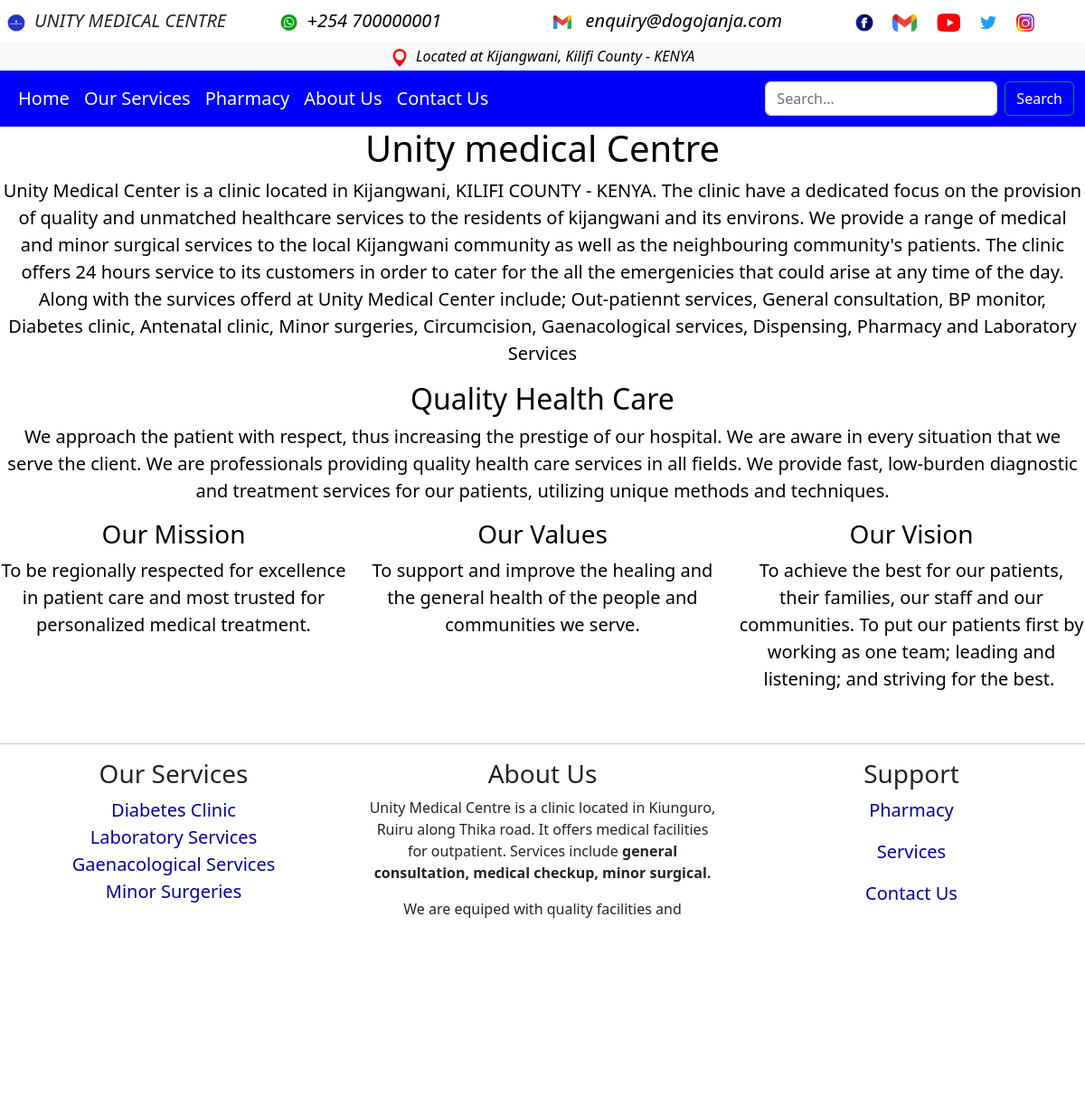
The page /about/ on the database its author committed.
### unitymed/models.py (models this page shows, shortened)
class SocialMediaLinks(models.Model):
    title = models.CharField(max_length=150)
    date = models.DateTimeField(auto_now_add=True)
    link = models.CharField(max_length=3000)
    image_url = models.TextField(blank=True)
    alt = models.CharField(max_length=100)
    image = models.ImageField(upload_to='media/', blank=True, null=True)
    class Meta:
        verbose_name_plural = 'Socila Media Links'

class AboutUs(models.Model):
    title = models.CharField(max_length=150)
    body = models.TextField(blank=True)
    class Meta:
        verbose_name_plural = 'About Us'

class Service(models.Model):
    title = models.CharField(max_length=100, unique=True)
    slug = models.CharField(max_length=150, unique=True)
    body = models.TextField(max_length=10000)
    keywords = models.TextField(max_length=1000)
    description = models.TextField(max_length=1000)
    image = models.ImageField(null=True, blank=True, upload_to="media/")
    date = models.DateTimeField(auto_now_add=True)
    class Meta:
        ordering = ['-date']

### unitymed/views.py (the view)
# urls.py: path('about/', views.about, name='about'),
def about(request):
    services = Service.objects.all()
    media_links = SocialMediaLinks.objects.all()
    aboutus = AboutUs.objects.filter()[:1].get()
    return render(request, 'unitymed/about.html', {'services':services, 'media_links':media_links, 'aboutus':aboutus})

### unitymed/templates/unitymed/about.html (shortened to what this page needs)
<!DOCTYPE html>
<html lang="en">
<head>
<link href="https://cdn.jsdelivr.net/npm/bootstrap@5.2.1/dist/css/bootstrap.min.css" rel="stylesheet">
</head>
<body>
{% include 'unitymed/navbar.html' %}
<h1 class="text-center" style="color:black;size:15px;">{{ aboutus.title }}</h1>
 {{ aboutus.body | safe }}
{% include 'unitymed/footer.html' %}
</body>
</html>

### unitymed/templates/unitymed/navbar.html (shortened to what this page needs)
<div>
  <div class="row fs-5 p-2">
    <div class="col-sm-3"><i><img src="/media/media/logo.png" class="rounded" style="vertical-align: middle;" height="20" alt="UMC"/>&nbsp;&nbsp;UNITY MEDICAL CENTRE</i></div>
    <div class="col-sm-3"><i><img src="/media/media/whatsapp.png" class="rounded" style="vertical-align: middle;" height="20" alt=""/>&nbsp;&nbsp;<a class="text-decoration-none" target="_blank" style="color:black;" href="https://api.whatsapp.com/send?phone=254700000001">+254 700000001</a></i></div>
    <div class="col-sm-3"><i><img src="/media/media/email.png" height="15" alt=""/> <a class="text-decoration-none" style="color:black;" href="mailto:enquiry@dogojanja.com">&nbsp;&nbsp;enquiry@dogojanja.com</a></i></div>
    <div class="col-sm-3 text-center">
      {% for item in media_links %}
      <i><a class="text-decoration-none" target="_blank" style="color:black;" href="{{ item.link }}">
      {% if item.image %}
         <img src="{{item.image.url}}" class="rounded" style="vertical-align: middle;" height="20" alt="{{item.alt}}"/>
      {% else %}
         <img src="{{item.image_url}}" class="rounded" style="vertical-align: middle;" height="20" alt="{{item.alt}}"/>
      {% endif %}
     </a></i>&nbsp;&nbsp;
      {% endfor %}
    </div>
  </div>
</div>
<div class="p-1 text-center bg-light">
  <a class="text-decoration-none" style="color:black;" target="_blank" href="https://www.bing.com/maps?FORM=Z9LH2&cp=-3.781251%7E39.832098&lvl=21.0&style=h"><i><img src="/media/media/map.png" class="rounded" style="vertical-align: middle;" height="20" alt="map"/>&nbsp;&nbsp;Located at Kijangwani, Kilifi County - KENYA</i></a>
</div>
<nav class="navbar navbar-expand-lg navbar-light fs-5" style="background-color:blue">
    <div class="container-fluid">
      <div class="collapse navbar-collapse" id="navbarSupportedContent">
        <ul class="navbar-nav me-auto mb-2 mb-lg-0">
          <li class="nav-item">
            <a class="nav-link active" aria-current="page" style="color:white" href="{% url 'index' %}">Home</a>
          </li>
          <li class="nav-item">
            <a class="nav-link active" aria-current="page" style="color:white" href="{% url 'services' %}">Our Services</a>
          </li>
          <li class="nav-item">
            <a class="nav-link" style="color:white" href="{% url 'pharmacy' %}" tabindex="-1" aria-disabled="true">Pharmacy</a>
          </li>
          <li class="nav-item">
            <a class="nav-link" style="color:white" href="{% url 'about' %}">About Us</a>
        </li>
        <li class="nav-item">
            <a class="nav-link" style="color:white" href="{% url 'contact' %}">Contact Us</a>
          </li>
        </ul>
        <form class="d-flex" method="GET" action="{% url 'search' %}">
          <input class="form-control me-2" type="search" name="q" placeholder="Search..." aria-label="Search">
          <button class="btn btn-outline-success" style="color:white" type="submit">Search</button>
        </form>
      </div>
    </div>
  </nav>

### unitymed/templates/unitymed/footer.html (shortened to what this page needs)
<br>
<hr>
<div class="row">
    <div class="col-sm-4 text-center fs-5">
        <h3>Our Services</h3>
      <ul class="list-unstyled">
        {% for service in services %}
        <li><a style="color:#0000A3" class="text-decoration-none" onMouseOver="this.style.color='#000000'"
            onMouseOut="this.style.color='#0000A3'" href="{% url 'service-detail' service.slug %}">{{service.title}}</a></li>
        {% endfor %}
     </ul>
    </div>
    <div class="col-sm-4 text-center">
        <h3>About Us</h3>
        <p>Unity Medical Centre is a clinic located in Kiunguro, Ruiru along Thika road.
            It offers medical facilities for outpatient. Services include <strong>general consultation,
            medical checkup, minor surgical.</strong>
         </p>
         <p>
            We are equiped with quality facilities and equipments.
            We have dedicated professionals to serve you at our medical centre. Do not hesitate to
            <a style="color:#0000A3" class="text-decoration-none" onMouseOver="this.style.color='#000000'"
            onMouseOut="this.style.color='#0000A3'" href="{% url 'contact' %}">contact us</a>
        </p>
    </div>
    <div class="col-sm-4 text-center fs-5">
        <h3>Support</h3>
        <ul class="list-unstyled">
          <li><a style="color:#0000A3" class="text-decoration-none" onMouseOver="this.style.color='#000000'"
              onMouseOut="this.style.color='#0000A3'" href="{% url 'pharmacy' %}">Pharmacy</a></li>
       </ul>
       <ul class="list-unstyled">
        <li><a style="color:#0000A3" class="text-decoration-none" onMouseOver="this.style.color='#000000'"
            onMouseOut="this.style.color='#0000A3'" href="{% url 'services' %}">Services</a></li>
     </ul>
     <ul class="list-unstyled">
        <li><a style="color:#0000A3" class="text-decoration-none" onMouseOver="this.style.color='#000000'"
            onMouseOut="this.style.color='#0000A3'" href="{% url 'contact' %}">Contact Us</a></li>
     </ul>
     <ul class="list-unstyled">
        <li><a style="color:#0000A3" class="text-decoration-none" onMouseOver="this.style.color='#000000'"
            onMouseOut="this.style.color='#0000A3'" href="{% url 'about' %}">About Us</a></li>
     </ul>
    </div>
</div>
<div class="container">
   <div class="text-center">
     {% for item in media_links %}
     <i><a class="text-decoration-none" target="_blank" style="color:black;" href="{{ item.link }}">
     {% if item.image %}
        <img src="{{item.image.url}}" class="rounded" style="vertical-align: middle;" height="40" alt="{{item.alt}}"/>
     {% else %}
        <img src="{{item.image_url}}" class="rounded" style="vertical-align: middle;" height="40" alt="{{item.alt}}"/>
     {% endif %}
    </a></i>&nbsp;&nbsp;
     {% endfor %}
   </div>
    <br>
    <div class="copyright text-center fs-5">
      &copy; Copyright 2023 <strong><span>unity medical clinic</span></strong>. All Rights Reserved
    </div>
    <br>
  </div>

### rows shown on the page
SocialMediaLinks: image_url (picture)
SocialMediaLinks: image_url (picture)
SocialMediaLinks: image_url (picture)
SocialMediaLinks: image_url (picture)
SocialMediaLinks: image_url (picture)
AboutUs: title "Unity medical Centre", body "Unity Medical Center is a clinic located in Kijangwani, KILIFI COUNTY - KENYA. The clinic have a dedicated focus on the provision of quality and unmatched healthcare services to the residents of kijangwani and its environs. We provide a range of medical and minor surgical services to the local Kijangwani community as well as the neighbouring community's patients. The clinic offers 24 hours service to its customers in order to cater for the all the emergenicies that could arise at any time of the day. Along with the survices offerd at Unity Medical Center include; Out-patiennt services, General consultation, BP monitor, Diabetes clinic, Antenatal clinic, Minor surgeries, Circumcision,…"
Service: title "Diabetes Clinic"
Service: title "Laboratory Services"
Service: title "Gaenacological Services"
Service: title "Minor Surgeries"
